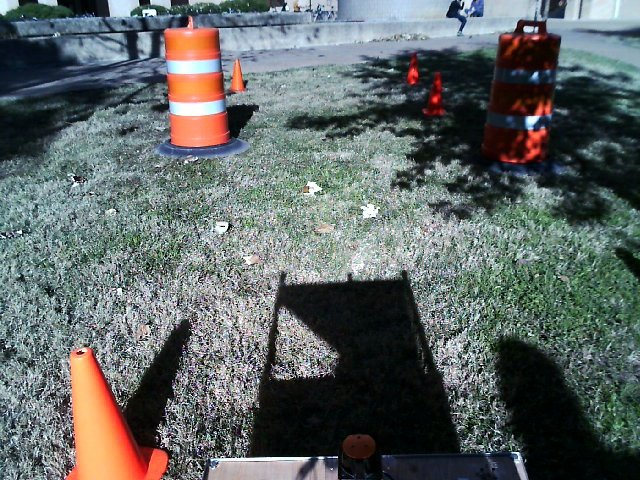
#> input picture cones_plus_shadowed_barrel.jpg, 640 x 480 px
$ python opencv_test2.py   (Python 2 division)   (older library calls are emulated)
#> lines starting #> are read from the running program, lines starting #| are printed output that depends on the picture; after the words box and inside, x2 and y2 are one past the last pixel; in counts of white or black regions, pixels touching at a corner belong together
#> further down, img is the input picture: shape (480, 640, 3); mean B, G, R 101.3, 101.9, 95
import cv, cv2
import sys

from mpl_toolkits.mplot3d import Axes3D
import matplotlib.pyplot as plt
import matplotlib
from matplotlib.patches import Rectangle

import numpy as np
import random

NUM_PIXELS = 10000
Kb = .0722
Kr = .2126

CONE_THREASHOLD_BOUNDS = (0.71484374999999978, 0.99609375000000011, 0.15625, 0.3515625, 0.085937499999999958, 0.29687500000000011)

BARREL_THREASHOLD_BOUNDS = (0.66796875, 0.99609375000000022, 0.10156250000000006, 0.62109375, 0.27343749999999994, 0.71484374999999989)

# [16 lines left out: function plotIn3d, not called in this run]

class Annotate(object):
    # [27 lines left out: functions __init__, on_press, on_release, not called in this run]

    def get_graph_bound(self):
        print(self.x0, self.y0, self.x1, self.y1)
        # return (x0, y0, x1, y1)


class ColorBounds(object):
    # [141 lines left out: functions __init__, saturate, isWithin, change, rgbBounds, toRGB and 2 more, not called in this run]

def runBoundedThreshold(img, bounds):
#> called with bounds = (0.715, 0.996, 0.156, 0.352, 0.0859, 0.297)
    split_channels = cv2.split(img)
    blue_img = cv2.split(img)[0]
    green_img = cv2.split(img)[1]
    red_img = cv2.split(img)[2]

    flag, redLowerBinImg = cv2.threshold(red_img, bounds[0]*255, 1, cv2.THRESH_BINARY)
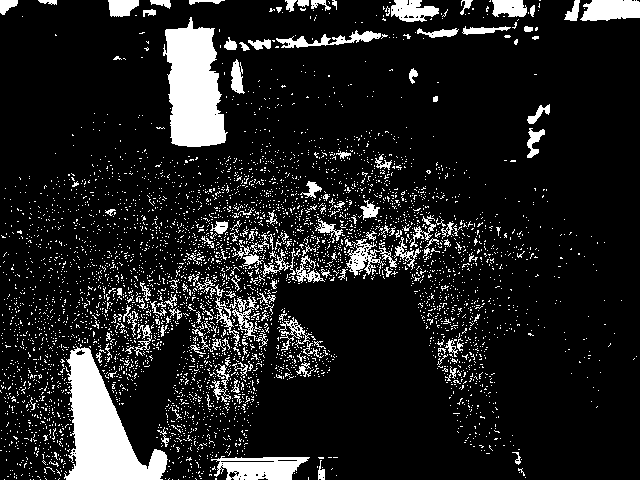
#> redLowerBinImg: shape (480, 640); values 0 (black) and 1 (white), 12.6% white; 4659 white regions (4503 under 20 px), largest, box (x1, y1, x2, y2) and area: (64, 346, 168, 480) 6583, (163, 17, 228, 147) 5814, (211, 456, 310, 480) 1598
#> flag = 182
    flag, redUpperBinImg = cv2.threshold(red_img, bounds[1]*255, 1, cv2.THRESH_BINARY_INV)
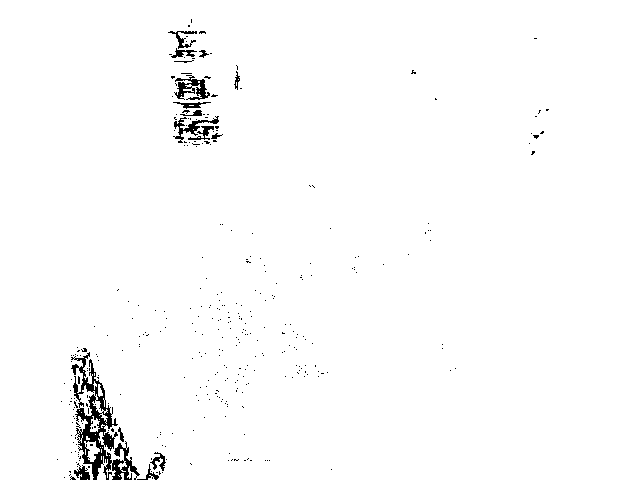
#> redUpperBinImg: shape (480, 640); values 0 (black) and 1 (white), 98.4% white; 349 black regions (333 under 20 px), largest, box (x1, y1, x2, y2) and area: (71, 352, 140, 480) 2466, (174, 75, 210, 100) 421, (173, 116, 219, 143) 308
#> flag = 254
    flag, greenLowerBinImg = cv2.threshold(green_img, bounds[2]*255, 1, cv2.THRESH_BINARY)
#> greenLowerBinImg: shape (480, 640); values 0 (black) and 1 (white), 71.5% white; 2909 black regions (2841 under 20 px), largest, box (x1, y1, x2, y2) and area: (246, 270, 520, 480) 30656, (305, 20, 640, 224) 23684, (493, 335, 640, 480) 11040
#> flag = 39
    flag, greenUpperBinImg = cv2.threshold(green_img, bounds[3]*255, 1, cv2.THRESH_BINARY_INV)
#> greenUpperBinImg: shape (480, 640); values 0 (black) and 1 (white), 43.9% white; 4425 white regions (4232 under 20 px), largest, box (x1, y1, x2, y2) and area: (182, 270, 640, 480) 51898, (284, 15, 640, 231) 35217, (0, 0, 287, 170) 15674
#> flag = 89
    flag, blueLowerBinImg = cv2.threshold(blue_img, bounds[4]*255, 1, cv2.THRESH_BINARY)
#> blueLowerBinImg: shape (480, 640); values 0 (black) and 1 (white), 81.3% white; 2261 black regions (2211 under 20 px), largest, box (x1, y1, x2, y2) and area: (250, 275, 461, 480) 24224, (490, 338, 640, 480) 10400, (373, 75, 529, 174) 4024
#> flag = 21
    flag, blueUpperBinImg = cv2.threshold(blue_img, bounds[5]*255, 1, cv2.THRESH_BINARY_INV)
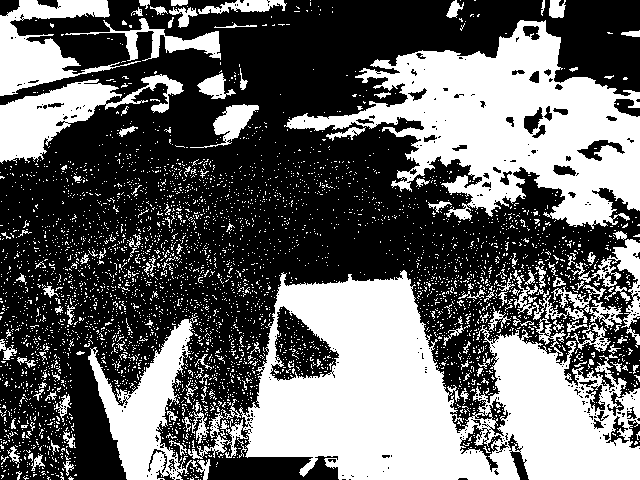
#> blueUpperBinImg: shape (480, 640); values 0 (black) and 1 (white), 40.5% white; 4277 white regions (4140 under 20 px), largest, box (x1, y1, x2, y2) and area: (188, 270, 640, 480) 50039, (284, 20, 640, 229) 32419, (88, 319, 198, 480) 7097
#> flag = 75

    mergedImg = cv2.multiply(blueUpperBinImg,\
                 cv2.multiply(blueLowerBinImg,\
                  cv2.multiply(greenUpperBinImg,\
                   cv2.multiply(greenLowerBinImg,\
                    cv2.multiply(redUpperBinImg, redLowerBinImg)))), scale=255)
#> mergedImg: shape (480, 640); 0.35% white; 44 white regions (36 under 20 px), largest, box (x1, y1, x2, y2) and area: (90, 354, 148, 480) 478, (527, 132, 543, 158) 130, (207, 32, 217, 58) 108

    return mergedImg


img = cv2.imread("cones_plus_shadowed_barrel.jpg", cv2.CV_LOAD_IMAGE_COLOR)

# [5 lines of commented-out code are left out]

cv2.namedWindow('Normal Image')
cv2.imshow('Normal Image', img)

cv2.namedWindow('Cones')
cv2.imshow('Cones', runBoundedThreshold(img, CONE_THREASHOLD_BOUNDS))

cv2.namedWindow('Barrels')
cv2.imshow('Barrels', runBoundedThreshold(img, BARREL_THREASHOLD_BOUNDS))
#> call 2 of runBoundedThreshold, with bounds = (0.668, 0.996, 0.102, 0.621, 0.273, 0.715)
#> in runBoundedThreshold (call 2), `flag, redLowerBinImg = cv2.threshold(red_img, bounds[0]*255, 1, cv2.TH..`: flag = 170
#> in runBoundedThreshold (call 2), `flag, redUpperBinImg = cv2.threshold(red_img, bounds[1]*255, 1, cv2.TH..`: flag = 254
#> in runBoundedThreshold (call 2), `flag, greenLowerBinImg = cv2.threshold(green_img, bounds[2]*255, 1, cv..`:
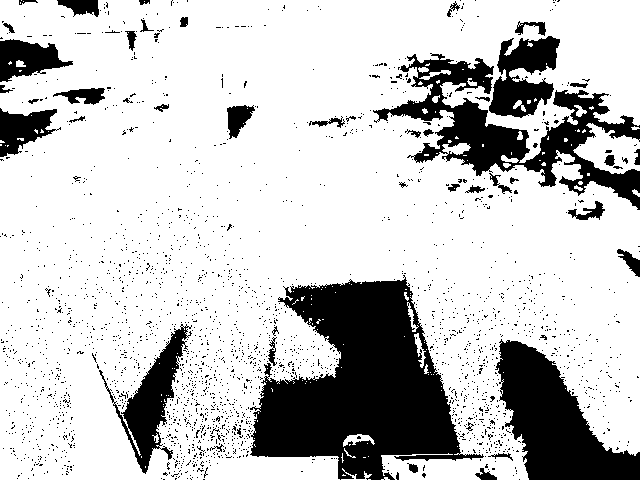
#> greenLowerBinImg: shape (480, 640); values 0 (black) and 1 (white), 77.9% white; 2341 black regions (2294 under 20 px), largest, box (x1, y1, x2, y2) and area: (250, 275, 484, 480) 26084, (373, 53, 640, 210) 11739, (495, 339, 640, 480) 10338
#> in runBoundedThreshold (call 2), `flag, greenLowerBinImg = cv2.threshold(green_img, bounds[2]*255, 1, cv..`: flag = 25
#> in runBoundedThreshold (call 2), `flag, greenUpperBinImg = cv2.threshold(green_img, bounds[3]*255, 1, cv..`: flag = 158
#> in runBoundedThreshold (call 2), `flag, blueLowerBinImg = cv2.threshold(blue_img, bounds[4]*255, 1, cv2...`:
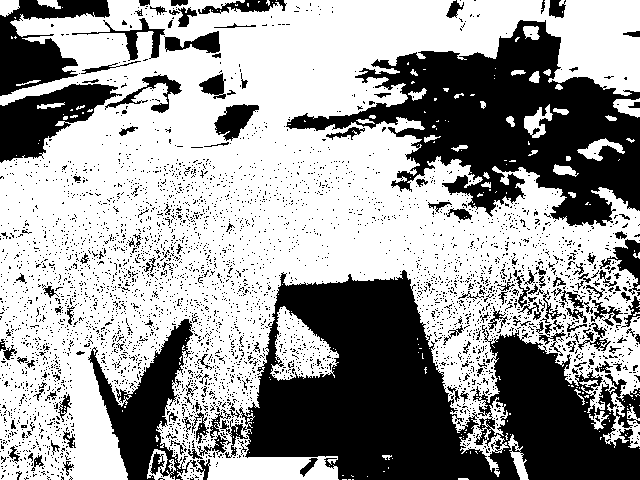
#> blueLowerBinImg: shape (480, 640); values 0 (black) and 1 (white), 61.7% white; 4174 black regions (4027 under 20 px), largest, box (x1, y1, x2, y2) and area: (220, 270, 640, 480) 47188, (286, 20, 640, 226) 31055, (88, 319, 198, 480) 6670
#> in runBoundedThreshold (call 2), `flag, blueLowerBinImg = cv2.threshold(blue_img, bounds[4]*255, 1, cv2...`: flag = 69
#> in runBoundedThreshold (call 2), `flag, blueUpperBinImg = cv2.threshold(blue_img, bounds[5]*255, 1, cv2...`:
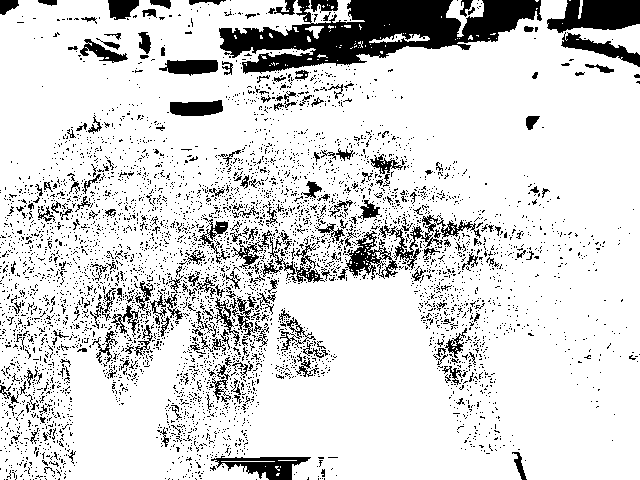
#> blueUpperBinImg: shape (480, 640); values 0 (black) and 1 (white), 84.8% white; 5146 black regions (4908 under 20 px), largest, box (x1, y1, x2, y2) and area: (219, 0, 542, 74) 11622, (547, 0, 640, 33) 2242, (211, 456, 311, 480) 1161
#> in runBoundedThreshold (call 2), `flag, blueUpperBinImg = cv2.threshold(blue_img, bounds[5]*255, 1, cv2...`: flag = 182
#> in runBoundedThreshold (call 2), `mergedImg = cv2.multiply(blueUpperBinImg,\ cv2.multiply(blueLowerBinIm..`:
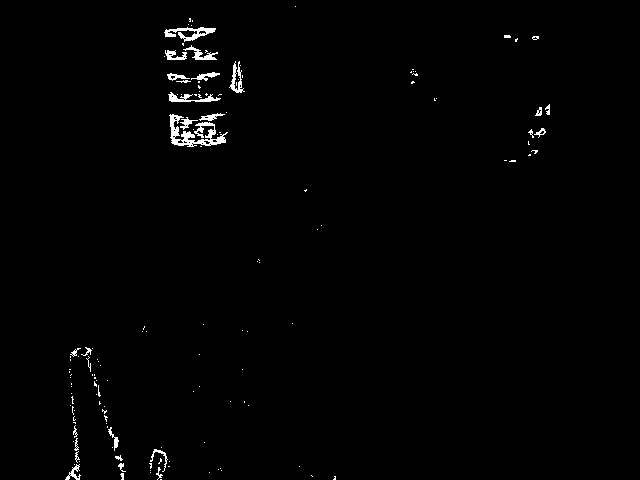
#> mergedImg: shape (480, 640); 1% white; 144 white regions (115 under 20 px), largest, box (x1, y1, x2, y2) and area: (169, 114, 228, 147) 720, (164, 27, 216, 42) 330, (168, 92, 221, 102) 222

cv2.waitKey(0)
cv2.destroyAllWindows()

$ run again, with TESTIMAGE.jpg copied over cones_plus_shadowed_barrel.jpg
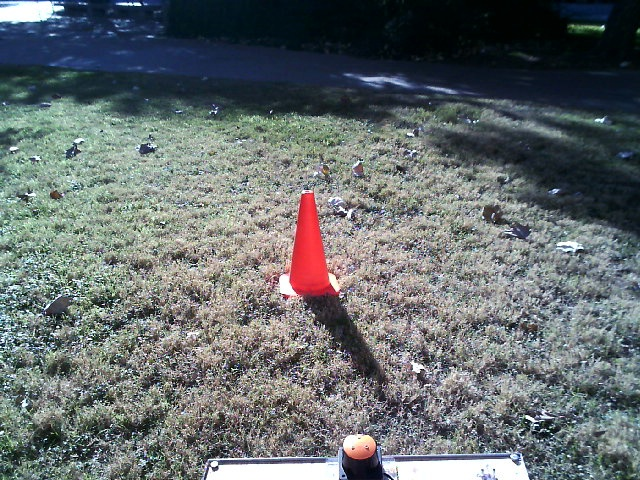
#> input picture TESTIMAGE.jpg, 640 x 480 px
#> img is the input picture: shape (480, 640, 3); mean B, G, R 109.5, 108.2, 101.9
#> in runBoundedThreshold, `flag, redLowerBinImg = cv2.threshold(red_img, bounds[0]*255, 1, cv2.TH..`:
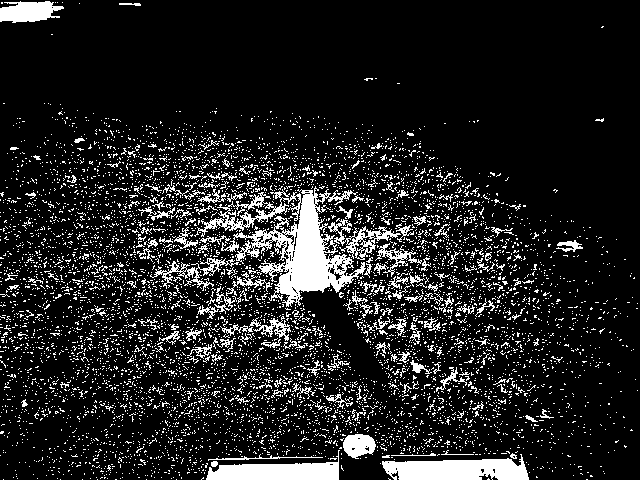
#> redLowerBinImg: shape (480, 640); values 0 (black) and 1 (white), 13.2% white; 6797 white regions (6621 under 20 px), largest, box (x1, y1, x2, y2) and area: (194, 186, 366, 307) 6694, (382, 454, 529, 480) 2640, (206, 450, 340, 480) 2082
#> in runBoundedThreshold, `flag, redLowerBinImg = cv2.threshold(red_img, bounds[0]*255, 1, cv2.TH..`: flag = 182
#> redUpperBinImg: shape (480, 640); values 0 (black) and 1 (white), 98.8% white; 512 black regions (501 under 20 px), largest, box (x1, y1, x2, y2) and area: (218, 464, 323, 480) 1084, (422, 462, 482, 480) 736, (493, 461, 521, 480) 232
#> in runBoundedThreshold, `flag, redUpperBinImg = cv2.threshold(red_img, bounds[1]*255, 1, cv2.TH..`: flag = 254
#> greenLowerBinImg: shape (480, 640); values 0 (black) and 1 (white), 79.3% white; 3158 black regions (3102 under 20 px), largest, box (x1, y1, x2, y2) and area: (64, 0, 640, 118) 46890, (476, 138, 640, 236) 5530, (342, 453, 383, 480) 750
#> in runBoundedThreshold, `flag, greenLowerBinImg = cv2.threshold(green_img, bounds[2]*255, 1, cv..`: flag = 39
#> greenUpperBinImg: shape (480, 640); values 0 (black) and 1 (white), 43% white; 4722 white regions (4464 under 20 px), largest, box (x1, y1, x2, y2) and area: (0, 0, 640, 249) 83757, (290, 193, 409, 437) 6693, (0, 420, 114, 478) 2069
#> in runBoundedThreshold, `flag, greenUpperBinImg = cv2.threshold(green_img, bounds[3]*255, 1, cv..`: flag = 89
#> blueLowerBinImg: shape (480, 640); values 0 (black) and 1 (white), 93% white; 1417 black regions (1408 under 20 px), largest, box (x1, y1, x2, y2) and area: (285, 0, 640, 71) 19087, (255, 22, 271, 30) 68, (49, 434, 60, 444) 56
#> in runBoundedThreshold, `flag, blueLowerBinImg = cv2.threshold(blue_img, bounds[4]*255, 1, cv2...`: flag = 21
#> blueUpperBinImg: shape (480, 640); values 0 (black) and 1 (white), 34.6% white; 5204 white regions (4986 under 20 px), largest, box (x1, y1, x2, y2) and area: (0, 0, 640, 242) 70205, (291, 193, 390, 402) 5417, (0, 420, 70, 467) 1155
#> in runBoundedThreshold, `flag, blueUpperBinImg = cv2.threshold(blue_img, bounds[5]*255, 1, cv2...`: flag = 75
#> mergedImg: shape (480, 640); 0.66% white; 8 white regions (7 under 20 px), largest, box (x1, y1, x2, y2) and area: (291, 193, 328, 292) 2018
#> redLowerBinImg: shape (480, 640); values 0 (black) and 1 (white), 18% white; 6045 white regions (5789 under 20 px), largest, box (x1, y1, x2, y2) and area: (127, 163, 443, 322) 13898, (206, 432, 376, 480) 2808, (382, 454, 530, 480) 2683
#> in runBoundedThreshold (call 2), `flag, redLowerBinImg = cv2.threshold(red_img, bounds[0]*255, 1, cv2.TH..`: flag = 170
#> in runBoundedThreshold (call 2), `flag, redUpperBinImg = cv2.threshold(red_img, bounds[1]*255, 1, cv2.TH..`: flag = 254
#> greenLowerBinImg: shape (480, 640); values 0 (black) and 1 (white), 88.1% white; 1834 black regions (1816 under 20 px), largest, box (x1, y1, x2, y2) and area: (164, 0, 640, 102) 31659, (342, 454, 383, 480) 627, (598, 178, 640, 213) 537
#> in runBoundedThreshold (call 2), `flag, greenLowerBinImg = cv2.threshold(green_img, bounds[2]*255, 1, cv..`: flag = 25
#> greenUpperBinImg: shape (480, 640); values 0 (black) and 1 (white), 72.9% white; 4067 black regions (3823 under 20 px), largest, box (x1, y1, x2, y2) and area: (0, 101, 381, 327) 30874, (317, 180, 537, 298) 6049, (382, 438, 531, 480) 3179
#> in runBoundedThreshold (call 2), `flag, greenUpperBinImg = cv2.threshold(green_img, bounds[3]*255, 1, cv..`: flag = 158
#> blueLowerBinImg: shape (480, 640); values 0 (black) and 1 (white), 68.3% white; 5029 black regions (4849 under 20 px), largest, box (x1, y1, x2, y2) and area: (0, 0, 640, 239) 66321, (291, 194, 388, 386) 4926, (0, 421, 70, 466) 1060
#> in runBoundedThreshold (call 2), `flag, blueLowerBinImg = cv2.threshold(blue_img, bounds[4]*255, 1, cv2...`: flag = 69
#> blueUpperBinImg: shape (480, 640); values 0 (black) and 1 (white), 88% white; 7668 black regions (7443 under 20 px), largest, box (x1, y1, x2, y2) and area: (382, 446, 531, 480) 3059, (206, 434, 374, 480) 2803, (0, 1, 64, 24) 1168
#> in runBoundedThreshold (call 2), `flag, blueUpperBinImg = cv2.threshold(blue_img, bounds[5]*255, 1, cv2...`: flag = 182
#> in runBoundedThreshold (call 2), `mergedImg = cv2.multiply(blueUpperBinImg,\ cv2.multiply(blueLowerBinIm..`:
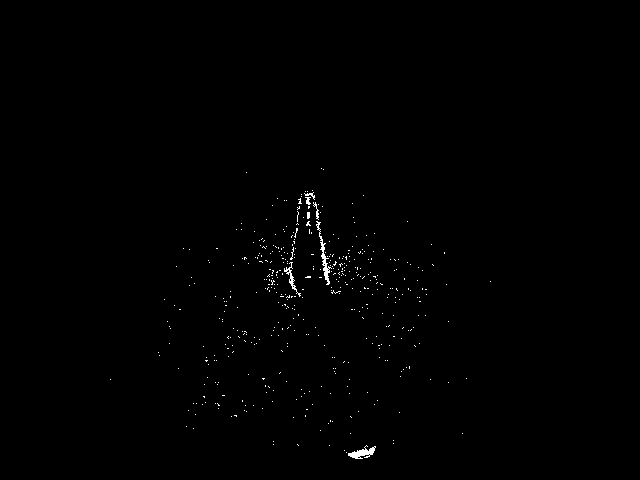
#> mergedImg: shape (480, 640); 0.44% white in thin lines or dots, all inside (x1, y1, x2, y2) = (110, 168, 491, 459)

$ run again, with TESTIMAGE2.jpg copied over cones_plus_shadowed_barrel.jpg
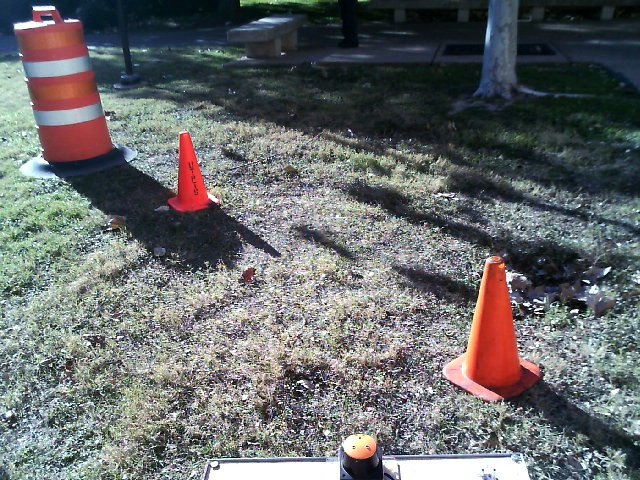
#> input picture TESTIMAGE2.jpg, 640 x 480 px
#> img is the input picture: shape (480, 640, 3); mean B, G, R 107.2, 106.2, 103.8
#> in runBoundedThreshold, `flag, redLowerBinImg = cv2.threshold(red_img, bounds[0]*255, 1, cv2.TH..`:
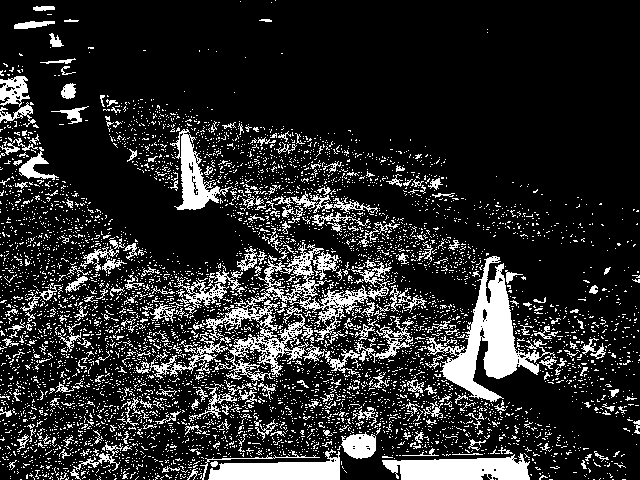
#> redLowerBinImg: shape (480, 640); values 0 (black) and 1 (white), 17% white; 5884 white regions (5620 under 20 px), largest, box (x1, y1, x2, y2) and area: (136, 242, 392, 381) 6386, (422, 256, 556, 402) 5397, (382, 453, 530, 480) 2795
#> in runBoundedThreshold, `flag, redLowerBinImg = cv2.threshold(red_img, bounds[0]*255, 1, cv2.TH..`: flag = 182
#> redUpperBinImg: shape (480, 640); values 0 (black) and 1 (white), 98.2% white; 1093 black regions (1081 under 20 px), largest, box (x1, y1, x2, y2) and area: (216, 462, 337, 480) 1730, (403, 460, 472, 480) 1004, (443, 333, 487, 390) 353
#> in runBoundedThreshold, `flag, redUpperBinImg = cv2.threshold(red_img, bounds[1]*255, 1, cv2.TH..`: flag = 254
#> greenLowerBinImg: shape (480, 640); values 0 (black) and 1 (white), 78.1% white; 3695 black regions (3624 under 20 px), largest, box (x1, y1, x2, y2) and area: (50, 0, 640, 195) 42380, (73, 159, 239, 269) 5455, (474, 333, 583, 418) 2037
#> in runBoundedThreshold, `flag, greenLowerBinImg = cv2.threshold(green_img, bounds[2]*255, 1, cv..`: flag = 39
#> greenUpperBinImg: shape (480, 640); values 0 (black) and 1 (white), 49.6% white; 4699 white regions (4503 under 20 px), largest, box (x1, y1, x2, y2) and area: (0, 0, 640, 249) 86197, (339, 178, 640, 480) 19958, (38, 111, 281, 286) 15916
#> in runBoundedThreshold, `flag, greenUpperBinImg = cv2.threshold(green_img, bounds[3]*255, 1, cv..`: flag = 89
#> blueLowerBinImg: shape (480, 640); values 0 (black) and 1 (white), 95.1% white; 1730 black regions (1689 under 20 px), largest, box (x1, y1, x2, y2) and area: (226, 0, 396, 48) 2484, (397, 7, 487, 32) 1538, (518, 66, 640, 99) 1521
#> in runBoundedThreshold, `flag, blueLowerBinImg = cv2.threshold(blue_img, bounds[4]*255, 1, cv2...`: flag = 21
#> blueUpperBinImg: shape (480, 640); values 0 (black) and 1 (white), 42% white; 5185 white regions (5024 under 20 px), largest, box (x1, y1, x2, y2) and area: (0, 0, 640, 222) 73888, (342, 179, 640, 480) 15983, (41, 118, 281, 275) 14500
#> in runBoundedThreshold, `flag, blueUpperBinImg = cv2.threshold(blue_img, bounds[5]*255, 1, cv2...`: flag = 75
#> mergedImg: shape (480, 640); 1.2% white; 22 white regions (20 under 20 px), largest, box (x1, y1, x2, y2) and area: (471, 266, 519, 379) 2740, (179, 136, 208, 210) 919
#> redLowerBinImg: shape (480, 640); values 0 (black) and 1 (white), 21.9% white; 4827 white regions (4544 under 20 px), largest, box (x1, y1, x2, y2) and area: (134, 225, 427, 402) 11680, (415, 256, 570, 421) 6682, (382, 447, 534, 480) 2982
#> in runBoundedThreshold (call 2), `flag, redLowerBinImg = cv2.threshold(red_img, bounds[0]*255, 1, cv2.TH..`: flag = 170
#> in runBoundedThreshold (call 2), `flag, redUpperBinImg = cv2.threshold(red_img, bounds[1]*255, 1, cv2.TH..`: flag = 254
#> greenLowerBinImg: shape (480, 640); values 0 (black) and 1 (white), 91.7% white; 2427 black regions (2365 under 20 px), largest, box (x1, y1, x2, y2) and area: (123, 0, 488, 53) 8249, (519, 0, 640, 40) 1938, (377, 63, 482, 99) 1843
#> in runBoundedThreshold (call 2), `flag, greenLowerBinImg = cv2.threshold(green_img, bounds[2]*255, 1, cv..`: flag = 25
#> greenUpperBinImg: shape (480, 640); values 0 (black) and 1 (white), 72.5% white; 3026 black regions (2842 under 20 px), largest, box (x1, y1, x2, y2) and area: (0, 61, 427, 425) 36430, (154, 402, 387, 480) 4257, (99, 93, 266, 189) 4180
#> in runBoundedThreshold (call 2), `flag, greenUpperBinImg = cv2.threshold(green_img, bounds[3]*255, 1, cv..`: flag = 158
#> blueLowerBinImg: shape (480, 640); values 0 (black) and 1 (white), 61.1% white; 5095 black regions (4945 under 20 px), largest, box (x1, y1, x2, y2) and area: (50, 0, 640, 221) 68791, (347, 180, 640, 480) 14413, (43, 120, 281, 275) 13785
#> in runBoundedThreshold (call 2), `flag, blueLowerBinImg = cv2.threshold(blue_img, bounds[4]*255, 1, cv2...`: flag = 69
#> blueUpperBinImg: shape (480, 640); values 0 (black) and 1 (white), 83.5% white; 6010 black regions (5683 under 20 px), largest, box (x1, y1, x2, y2) and area: (382, 447, 534, 480) 3252, (208, 446, 341, 480) 2356, (0, 61, 39, 128) 1518
#> in runBoundedThreshold (call 2), `flag, blueUpperBinImg = cv2.threshold(blue_img, bounds[5]*255, 1, cv2...`: flag = 182
#> in runBoundedThreshold (call 2), `mergedImg = cv2.multiply(blueUpperBinImg,\ cv2.multiply(blueLowerBinIm..`:
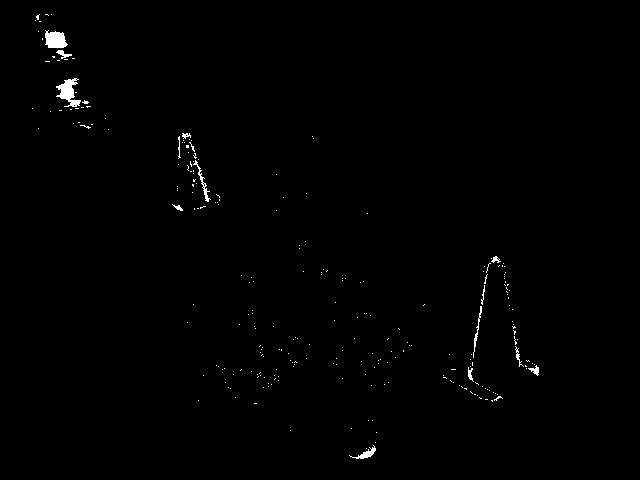
#> mergedImg: shape (480, 640); 0.61% white; 255 white regions (241 under 20 px), largest, box (x1, y1, x2, y2) and area: (56, 78, 81, 107) 355, (45, 30, 68, 48) 309, (193, 160, 211, 202) 122
